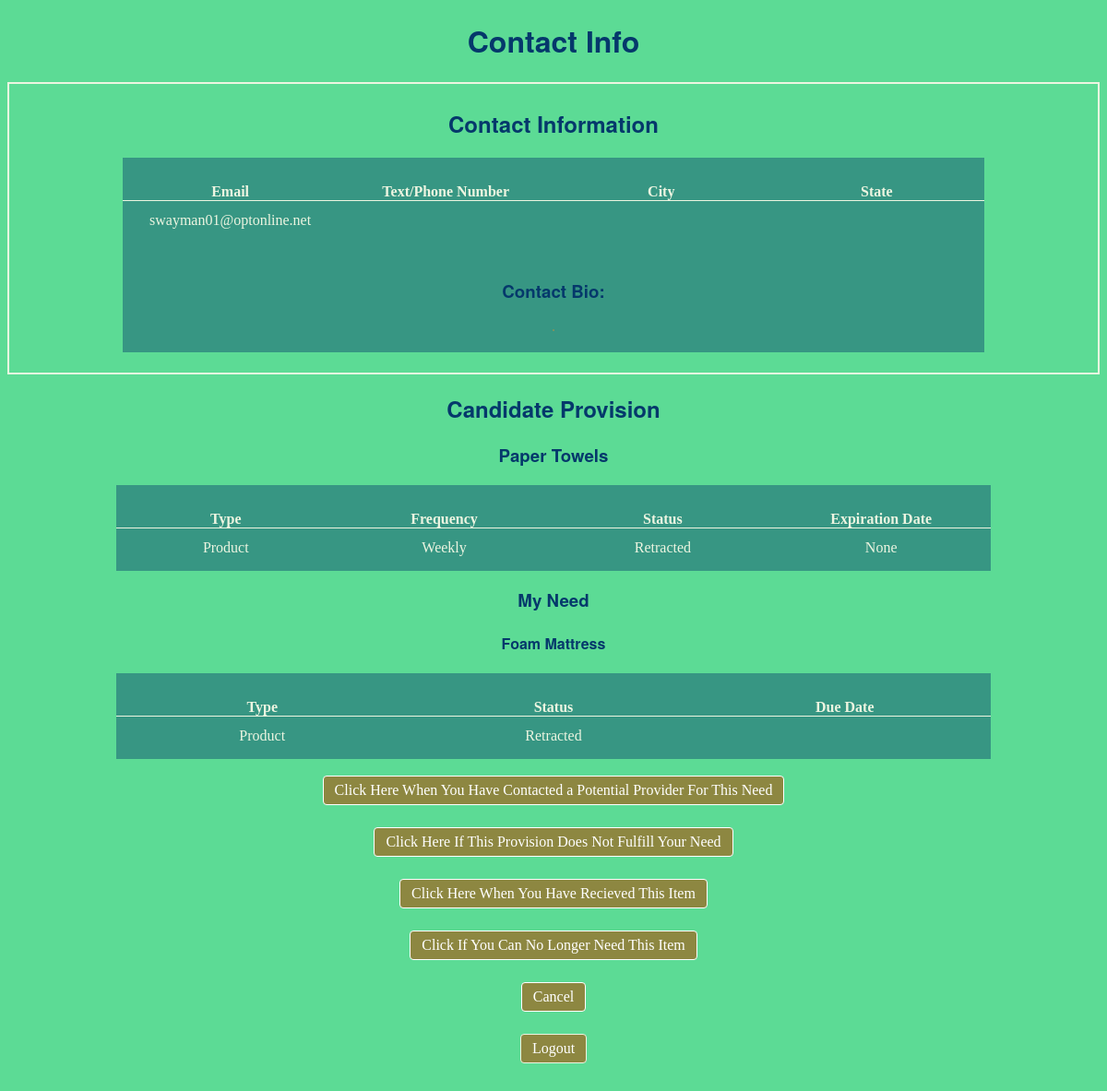
The app's page /provision_contact_info/2/2/ (signed in), older data.
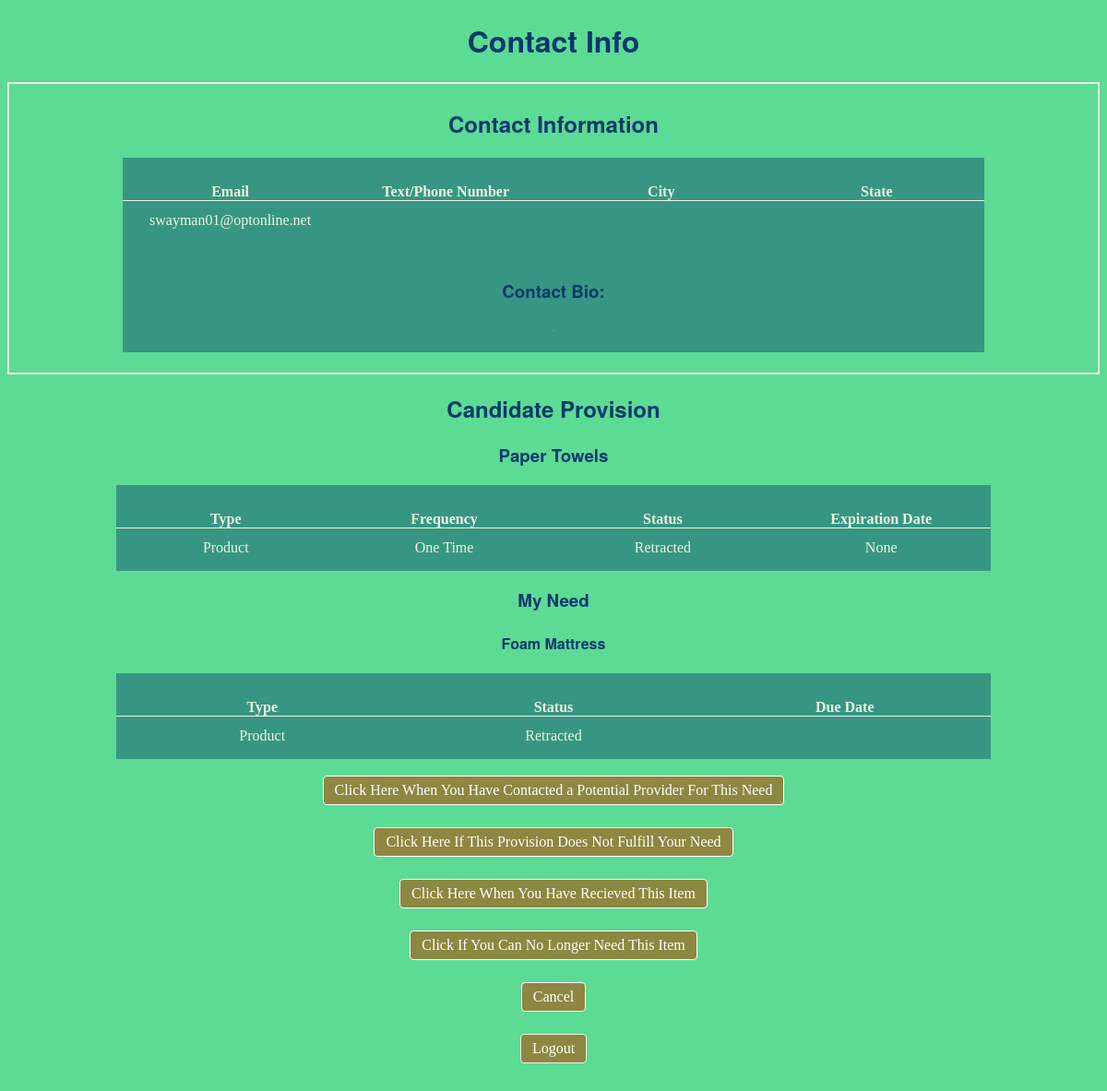
The same page, newer data.
### share/models.py (models this page shows, shortened)
class Provision(models.Model):
    STATUS = (
    ('Available', 'Available'),
    ('Pending', 'Pending'),
    ('Provided', 'Provided'),
    ('Expired', 'Expired'),
    ('Retracted', 'Retracted'),
    )
    FREQUENCY = (
    ('One Time', 'One_time'),
    ('Daily', 'Daily'),
    ('Weekly', 'Weekly'),
    ('Monthly', 'Monthly'),
    ('Intermittent', 'Intermittent'),
    ('Not Applicable', 'Not Applicable'),
    )
    name = models.CharField(max_length=50, help_text='')
    member_id = models.PositiveSmallIntegerField(blank=False,
    help_text='Providing member',default=0)
    type = models.CharField(max_length=25, choices=TYPE)
    frequency = models.CharField(max_length=25, choices=FREQUENCY, default='One_time',
    help_text='Used for items that repeat (i.e. at service that can be provided \
    to one person every week')
    expiration_date = models.DateTimeField(auto_now=False, auto_now_add=False, \
    blank=True, null=True, help_text=('useful for food and deadlines'))
    status = models.CharField(max_length=25, choices=STATUS, default='Available')
    provided_to = models.PositiveSmallIntegerField(blank=True, null=True,
    help_text="Member who received the service")

### share/views.py (the view, shortened to what this page needs)
# urls.py: path("provision_contact_info/", views.provision_contact_info, name="provision_contact_info"), # for debugging urls
@login_required
def provision_contact_info(request,pk1,pk2):
    provision = Provision.objects.get(id=pk1)
    member_id = Provision.objects.get(id=pk1).member_id
    user_check = User.objects.filter(id=member_id).count()
    user = User.objects.filter(id=member_id)
    print(user.first())
    email = str(user.first().email)
    contact = Member_profile.objects.filter(member_id=member_id).first()
    need = Need.objects.filter(id=pk2).first()
    need.due_date = format_date(need.due_date)
    context = {
    'provision':provision,
    'need': need,
    "contact":contact,
    "user":user,
    "email":email,
    }
    return render(request, 'share/provision_contact_info.html/',context)

### share/views.py (called while the page is built)
def format_date(date_in):
    if date_in!=None:
        try:
            date_out = date_in.strftime("%b %d, %Y")
        except:
            date_in = datetime.strptime(date_in, "%b %d, %Y")
            date_out = date_in.strftime("%Y-%m-%d")
        return date_out

### share/templates/share/provision_contact_info.html (shortened to what this page needs)
{% extends "base_generic.html" %}
{% block content %}
<h1>Contact Info</h1>
<div class="one-provision">
  <h2>{{contact.name}} Contact Information</h2>
  <div class="login-grid">
    <div class="login-left-margin"></div>
    <div class="login-middle">
      <div class="provisions-grid-4columns">
        <span class="provision-column1"><strong>Email</strong></span>
        <span class="provision-column2"><strong>Text/Phone Number</strong></span>
        <span class="provision-column3"><strong>City</strong></span>
        <span class="provision-column4"><strong>State</strong></span>
        <span class="provision-column1">{{email}}</span>
        <span class="provision-column2">{{contact.phone_number}}</span>
        <span class="provision-column3">{{contact.city}}</span>
        <span class="provision-column4">{{contact.state}}</span>
      </div>
      <br><br>
      <h3>Contact Bio:</h3>
      <span class="bio-box">{{contact.member_bio}}</span>
    </div>
  </div>
  <div class="login-right-margin"></div>
</div>
<div class>
  <h2>Candidate Provision</h2>
  <h3>{{provision.name}}</h3>
 <div class="login-grid">
  <div class="login-left-margin"></div>
   <div class="login-middle">
     <div class="provisions-grid-4columns">
       <span class="provision-column1"><strong>Type</strong></span>
       <span class="provision-column2"><strong>Frequency</strong></span>
       <span class="provision-column3"><strong>Status</strong></span>
       <span class="provision-column4"><strong>Expiration Date</strong></span>
       <span class="provision-column1">{{provision.type}}</span>
       <span class="provision-column2">{{provision.frequency}}</span>
       <span class="provision-column3">{{provision.status}}</span>
       <span class="provision-column4">{{provision.expiration_date}}</span>
      </div>
  </div>
  <div class="login-right-margin"></div>
 </div>
</div>
<div>
<h3>My Need</h3>
<h4>{{need.name}}</h4>
<div class="login-grid">
<div class="login-left-margin"></div>
  <div class="login-middle">
    <div class="provisions-grid-3columns">
      <span class="provision-column1"><strong>Type</strong></span>
      <span class="provision-column2"><strong>Status</strong></span>
      <span class="provision-column3"><strong>Due Date</strong></span>
      <span class="provision-column1">{{need.type}}</span>
      <span class="provision-column2">{{need.status}}</span>
      <span class="provision-column3">{{need.expiration_date}}</span>
    </div>
  </div>
  <div class="login-right-margin"></div>
 </div>
</div>
<div>
  <div class="button-centered">
    <a class="button-submit" style="color:white" href="{% url 'status_update'%}2/{{need.id}}/2/{{contact.member_id}}">
      Click Here When You Have Contacted a Potential Provider For This Need</a>
  </div>
  <div class="button-centered">
    <a class="button-submit" style="color:white" href="{% url 'status_update'%}2/{{need.id}}/1/{{contact.member_id}}">
      Click Here If This Provision Does Not Fulfill Your Need</a>
  </div>
  <div class="button-centered">
    <a class="button-submit" style="color:white" href="{% url 'status_update'%}2/{{need.id}}/3/{{contact.member_id}}/">
      Click Here When You Have Recieved This Item</a>
  </div>
  <div class="button-centered">
    <a class="button-submit" style="color:white" href="{% url 'status_update'%}2/{{need.id}}/5/{{contact.member_id}}">
      Click If You Can No Longer Need This Item</a>
  </div>
  <div class="button-centered">
  <a class="button-submit" style="color:white" href="{% url 'summary'%}">Cancel</a>
  </div>
  <div class="bold-centered">
  <form  method="post" action="{% url 'logged_out' %}">
    <input type="submit" class="button-submit" style="color:white"  value="Logout" />
  </form>
  <div class="login-right-margin"></div>
  </div>
</div>
{% endblock %}

Row changes from the older to the newer data that the page shows:
changed Provision "Paper Towels": frequency "Weekly" → "One Time"
